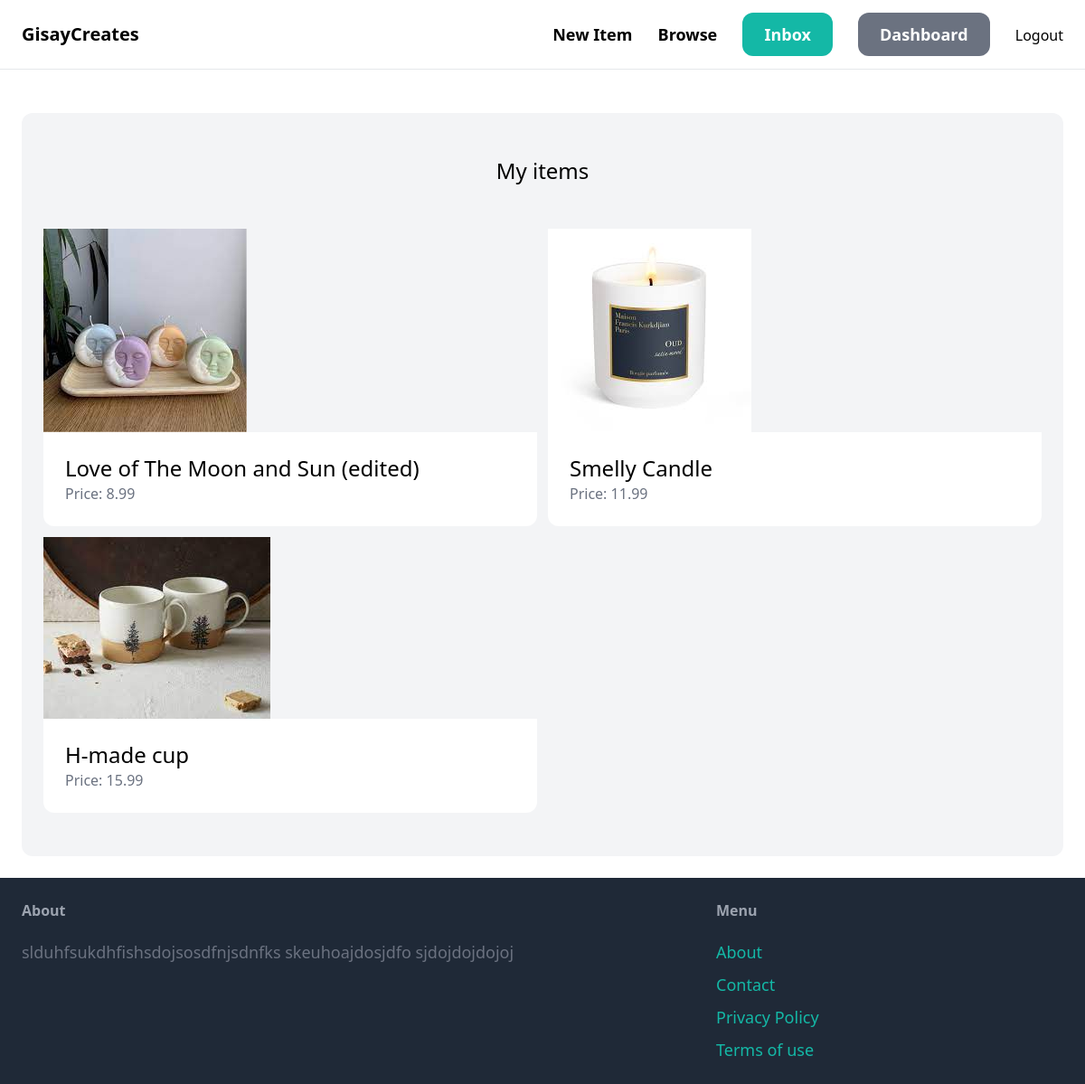
The page /dashboard/ (signed in) on the database its author committed.
### item/models.py (models this page shows, shortened)
class Item(models.Model):
    category = models.ForeignKey(Category, related_name='items', on_delete=models.CASCADE)
    name = models.CharField(max_length=255)
    description = models.TextField(blank=True, null=True)
    price = models.FloatField()
    image = models.ImageField(upload_to='item_images', blank=True, null=True)
    is_sold = models.BooleanField(default=False)
    created_by = models.ForeignKey(User, related_name='items', on_delete=models.CASCADE)
    created_at = models.DateTimeField(auto_now_add=True)

### dashboard/views.py (the view)
# urls.py: path('', views.index, name='index'),
@login_required
def index(request):
    items = Item.objects.filter(created_by=request.user)
    return render(request, 'dashboard/index.html', {
        'items': items,
    })

### dashboard/templates/dashboard/index.html (shortened to what this page needs)
{% extends 'core/base.html' %}
{% block content %}
    <div class="mt-6 px-6 py-12 bg-gray-100 rounded-xl">
        <h2 class="mb-12 text-2xl text-center">My items</h2>
        <div class="grid grid-cols-2 gap-3">
            {% for item in items %}
                <div>
                    <a href="{% url 'item:detail' item.id %}">
                        <div>
                            <img src="{{ item.image.url }}" class="rounded-top-xl">
                        </div>
                        <div class="p-6 bg-white rounded-b-xl">
                            <h2 class="text-2xl">{{ item.name }}</h2>
                            <p class="text-gray-500">Price: {{ item.price }}</p>
                        </div>
                    </a>
                </div>
            {% endfor %}
        </div>
    </div>
{% endblock %}

### rows shown on the page
Item: image (picture), name "Love of The Moon and Sun (edited)", price "8.99"
Item: image (picture), name "Smelly Candle", price "11.99"
Item: image (picture), name "H-made cup", price "15.99"
